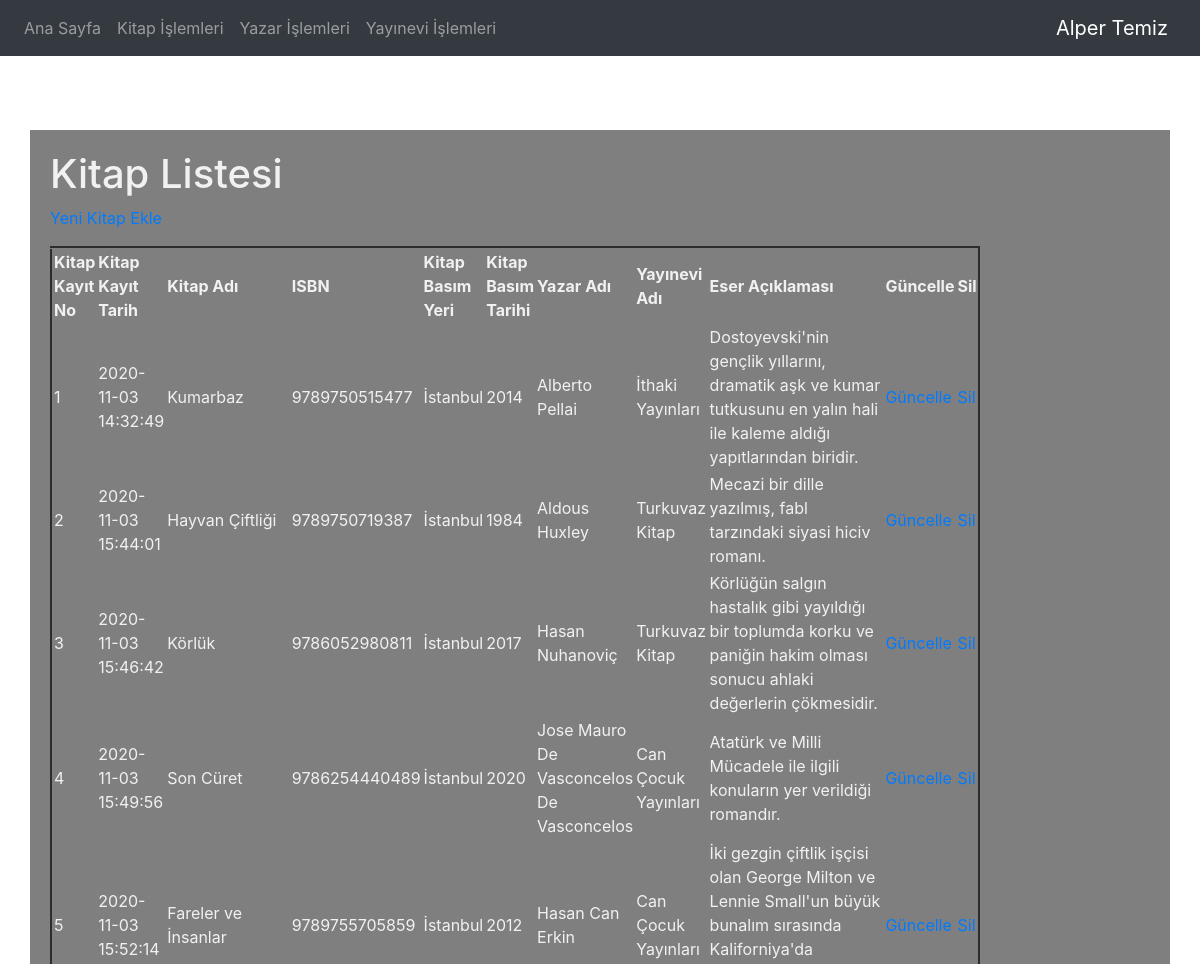
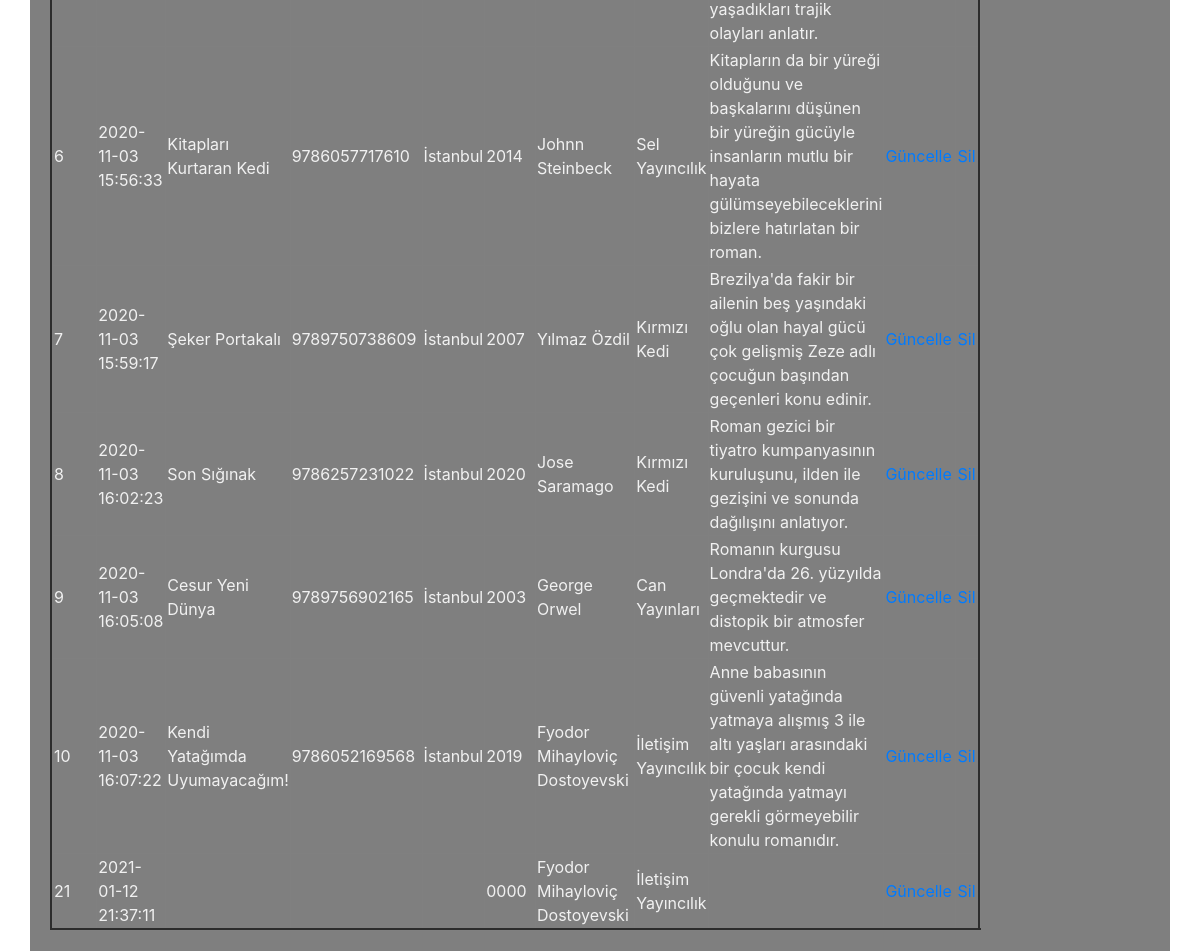
/kitap.php, run on the app's committed database (2 pictures, top to bottom).
### tables this page shows
CREATE TABLE `kitap` (
  `kitapNo` int(11) NOT NULL COMMENT 'Kitap tablosunun ana anahtarı',
  `kitapKayitTarih` timestamp NOT NULL DEFAULT CURRENT_TIMESTAMP COMMENT 'kitabın veri tabanına kayıt tarihi',
  `kitapAdi` varchar(200) NOT NULL COMMENT 'kitabın tam adı',
  `ISBN` varchar(13) NOT NULL COMMENT '13 haneli ISBN bilgisi',
  `kitapBasimYer` varchar(50) NOT NULL COMMENT 'kitabın basım yeri',
  `kitapBasimTarih` year(4) NOT NULL COMMENT 'kitabın basım yılı',
  `yayineviKayitNo` int(11) NOT NULL COMMENT 'Yayınevi Numarası Bilgisi',
  `yazarKayitNo` int(11) NOT NULL COMMENT 'yazar numara bilgisi',
  `eserAciklama` text NOT NULL COMMENT 'Eserin Aciklamasi'
);

### kitap.php (the view, shortened to what this page needs)
<?php
require_once("baglanti.php");
$sorgu = mysqli_query($baglanti,
   "SELECT K.kitapNo, K.kitapKayitTarih, K.kitapAdi, K.ISBN, K.kitapBasimYer, K.kitapBasimTarih, K.eserAciklama, CONCAT(YA.yazarAdi,' ', YA.yazarSoyadi) AS AdSoyad, YE.yayineviAdi
   FROM kitap K, yazar YA, yayınevi YE
   WHERE K.yayineviKayitNo = YE.yayineviKayitNo AND
            K.yazarKayitNo = YA.yazarKayitNo ");
?>
<!DOCTYPE html>
<html lang="tr"><head><meta http-equiv="Content-Type" content="text/html; charset=UTF-8">
<link href="bootstrap.min.css" rel="stylesheet">
    <link href="./katalog_files/navbar-top.css" rel="stylesheet">
  </head>
  <body>
      <video autoplay muted loop id="myVideo">
  <source src="kaptan.mp4" type="video/mp4">
</video>
    <nav class="navbar navbar-expand-md navbar-dark bg-dark mb-4">
  <div class="collapse navbar-collapse" id="navbarCollapse">
    <ul class="navbar-nav mr-auto">
      <li class="nav-item">
        <a class="nav-link" href="index.php">Ana Sayfa </a>
      </li>
      <li class="nav-item">
        <a class="nav-link" href="kitap.php">Kitap İşlemleri</a>
      </li>
      <li class="nav-item">
        <a class="nav-link" href="yazar.php">Yazar İşlemleri</a>
      </li>
      <li class="nav-item">
        <a class="nav-link" href="yayinevi.php">Yayınevi İşlemleri</a>
      </li>
    </ul>
    <form class="form-inline mt-2 mt-md-0">
       <a class="navbar-brand" href="https://www.instagram.com/alpertemiz9/?hl=tr">Alper Temiz</a>
    </form>
  </div>
</nav>
<main role="main" class="container">
  <h1>Kitap Listesi</h1>
        <p><a href="kitap_ekle.php">Yeni Kitap Ekle</a></p>
        <?php
            echo("<table border=3 width=80%>");
                echo("<tr>");
                    echo("<td><b>Kitap Kayıt No</b></td>");
                    echo("<td><b>Kitap Kayıt Tarih</b></td>");
                    echo("<td><b>Kitap Adı</b></td>");
                    echo("<td><b>ISBN</b></td>");
                    echo("<td><b>Kitap Basım Yeri</b></td>");
                    echo("<td><b>Kitap Basım Tarihi</b></td>");
                    echo("<td><b>Yazar Adı</b></td>");
                    echo("<td><b>Yayınevi Adı</b></td>");
                    echo("<td><b>Eser Açıklaması</b></td>");
                    echo("<td><b>Güncelle</b></td>");
                    echo("<td><b>Sil</b></td>");
                echo("</tr>");
            while($satir = mysqli_fetch_assoc($sorgu)){
                echo("<tr>");
                echo("<td>".$satir["kitapNo"]."</td>");
                echo("<td>".$satir["kitapKayitTarih"]."</td>");
                echo("<td>".$satir["kitapAdi"]."</td>");
                echo("<td>".$satir["ISBN"]."</td>");
                echo("<td>".$satir["kitapBasimYer"]."</td>");
                echo("<td>".$satir["kitapBasimTarih"]."</td>");
                echo("<td>".$satir["AdSoyad"]."</td>");
                echo("<td>".$satir["yayineviAdi"]."</td>");
                echo("<td>".$satir["eserAciklama"]."</td>");
                echo("<td><a href='kitapguncellenecek.php?kitapNo=".$satir["kitapNo"]."'>Güncelle</a></td>");
                echo("<td><a href='kitapsil.php?kitapNo=".$satir["kitapNo"]."'>Sil</a></td>");
                echo("</tr>");
            }
            echo("</table>");
        ?>
</main>
</body></html>

### navbar-top.css (style rules this page uses)
body { min-height: 75rem; }

### kitap.php (style rules this page uses)
.container { background: rgba(0, 0, 0, 0.5); color: #f1f1f1; position: relative; padding: 20px; width: 100%; margin: auto; top: 50px; min-height: 70%; }
#myVideo { position: fixed; right: 0; bottom: 0; min-width: 100%; min-height: 100%; }

### data on the page
kitap: kitapNo "1", kitapKayitTarih "2020-11-03 14:32:49", kitapAdi "Kumarbaz", ISBN "9789750515477", kitapBasimYer "İstanbul", kitapBasimTarih "2014", AdSoyad "Alberto Pellai", yayınevi.yayineviAdi "İthaki Yayınları", eserAciklama "Dostoyevski'nin gençlik yıllarını, dramatik aşk ve kumar tutkusunu en yalın hali ile kaleme aldığı yapıtlarından biridir."
kitap: kitapNo "2", kitapKayitTarih "2020-11-03 15:44:01", kitapAdi "Hayvan Çiftliği", ISBN "9789750719387", kitapBasimYer "İstanbul", kitapBasimTarih "1984", AdSoyad "Aldous Huxley", yayınevi.yayineviAdi "Turkuvaz Kitap", eserAciklama "Mecazi bir dille yazılmış, fabl tarzındaki siyasi hiciv romanı."
kitap: kitapNo "3", kitapKayitTarih "2020-11-03 15:46:42", kitapAdi "Körlük", ISBN "9786052980811", kitapBasimYer "İstanbul", kitapBasimTarih "2017", AdSoyad "Hasan Nuhanoviç", yayınevi.yayineviAdi "Turkuvaz Kitap", eserAciklama "Körlüğün salgın hastalık gibi yayıldığı bir toplumda korku ve paniğin hakim olması sonucu ahlaki değerlerin çökmesidir."
kitap: kitapNo "4", kitapKayitTarih "2020-11-03 15:49:56", kitapAdi "Son Cüret", ISBN "9786254440489", kitapBasimYer "İstanbul", kitapBasimTarih "2020", AdSoyad "Jose Mauro De Vasconcelos De Vasconcelos", yayınevi.yayineviAdi "Can Çocuk Yayınları", eserAciklama "Atatürk ve Milli Mücadele ile ilgili konuların yer verildiği romandır."
kitap: kitapNo "5", kitapKayitTarih "2020-11-03 15:52:14", kitapAdi "Fareler ve İnsanlar", ISBN "9789755705859", kitapBasimYer "İstanbul", kitapBasimTarih "2012", AdSoyad "Hasan Can Erkin", yayınevi.yayineviAdi "Can Çocuk Yayınları", eserAciklama "İki gezgin çiftlik işçisi olan George Milton ve Lennie Small'un büyük bunalım sırasında Kaliforniya'da yaşadıkları trajik olayları anlatır."
kitap: kitapNo "6", kitapKayitTarih "2020-11-03 15:56:33", kitapAdi "Kitapları Kurtaran Kedi", ISBN "9786057717610", kitapBasimYer "İstanbul", kitapBasimTarih "2014", AdSoyad "Johnn Steinbeck", yayınevi.yayineviAdi "Sel Yayıncılık", eserAciklama "Kitapların da bir yüreği olduğunu ve başkalarını düşünen bir yüreğin gücüyle insanların mutlu bir hayata gülümseyebileceklerini bizlere hatırlatan bir roman."
kitap: kitapNo "7", kitapKayitTarih "2020-11-03 15:59:17", kitapAdi "Şeker Portakalı", ISBN "9789750738609", kitapBasimYer "İstanbul", kitapBasimTarih "2007", AdSoyad "Yılmaz Özdil", yayınevi.yayineviAdi "Kırmızı Kedi", eserAciklama "Brezilya'da fakir bir ailenin beş yaşındaki oğlu olan hayal gücü çok gelişmiş Zeze adlı çocuğun başından geçenleri konu edinir."
kitap: kitapNo "8", kitapKayitTarih "2020-11-03 16:02:23", kitapAdi "Son Sığınak", ISBN "9786257231022", kitapBasimYer "İstanbul", kitapBasimTarih "2020", AdSoyad "Jose Saramago", yayınevi.yayineviAdi "Kırmızı Kedi", eserAciklama "Roman gezici bir tiyatro kumpanyasının kuruluşunu, ilden ile gezişini ve sonunda dağılışını anlatıyor."
kitap: kitapNo "9", kitapKayitTarih "2020-11-03 16:05:08", kitapAdi "Cesur Yeni Dünya", ISBN "9789756902165", kitapBasimYer "İstanbul", kitapBasimTarih "2003", AdSoyad "George Orwel", yayınevi.yayineviAdi "Can Yayınları", eserAciklama "Romanın kurgusu Londra'da 26. yüzyılda geçmektedir ve distopik bir atmosfer mevcuttur."
kitap: kitapNo "10", kitapKayitTarih "2020-11-03 16:07:22", kitapAdi "Kendi Yatağımda Uyumayacağım!", ISBN "9786052169568", kitapBasimYer "İstanbul", kitapBasimTarih "2019", AdSoyad "Fyodor Mihayloviç Dostoyevski", yayınevi.yayineviAdi "İletişim Yayıncılık", eserAciklama "Anne babasının güvenli yatağında yatmaya alışmış 3 ile altı yaşları arasındaki bir çocuk kendi yatağında yatmayı gerekli görmeyebilir konulu romanıdır."
kitap: kitapNo "21", kitapKayitTarih "2021-01-12 21:37:11", kitapBasimTarih "0000", AdSoyad "Fyodor Mihayloviç Dostoyevski", yayınevi.yayineviAdi "İletişim Yayıncılık"
